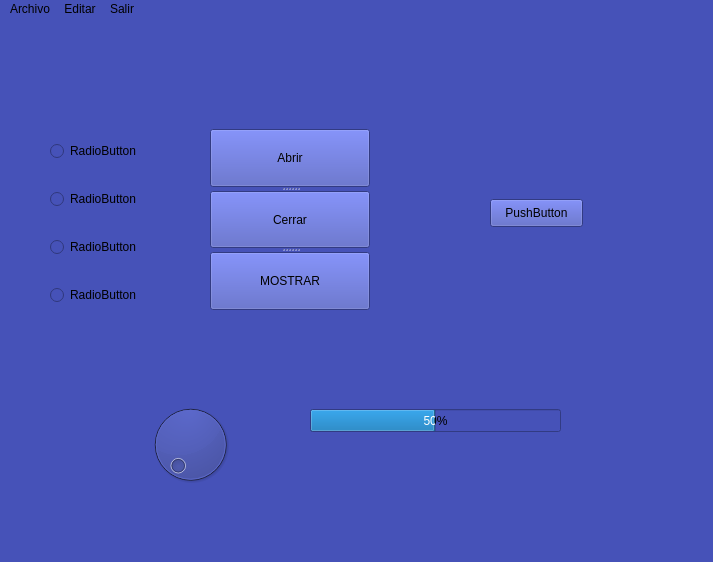
<?xml version="1.0" encoding="UTF-8"?>
<ui version="4.0">
 <class>MainWindow</class>
 <widget class="QMainWindow" name="MainWindow">
  <property name="geometry">
   <rect>
    <x>0</x>
    <y>0</y>
    <width>713</width>
    <height>562</height>
   </rect>
  </property>
  <property name="windowTitle">
   <string>MainWindow</string>
  </property>
  <property name="styleSheet">
   <string notr="true">background-color: rgb(70, 82, 184);</string>
  </property>
  <widget class="QWidget" name="centralwidget">
   <widget class="QWidget" name="gridLayoutWidget">
    <property name="geometry">
     <rect>
      <x>210</x>
      <y>110</y>
      <width>160</width>
      <height>181</height>
     </rect>
    </property>
    <layout class="QGridLayout" name="gridLayout">
     <item row="0" column="0">
      <widget class="QSplitter" name="splitter">
       <property name="orientation">
        <enum>Qt::Vertical</enum>
       </property>
       <widget class="QPushButton" name="ABRIR">
        <property name="text">
         <string>Abrir</string>
        </property>
       </widget>
       <widget class="QPushButton" name="CERRAR">
        <property name="text">
         <string>Cerrar</string>
        </property>
       </widget>
       <widget class="QPushButton" name="MOSTRAR">
        <property name="text">
         <string>MOSTRAR</string>
        </property>
       </widget>
      </widget>
     </item>
    </layout>
   </widget>
   <widget class="QWidget" name="gridLayoutWidget_2">
    <property name="geometry">
     <rect>
      <x>50</x>
      <y>100</y>
      <width>131</width>
      <height>211</height>
     </rect>
    </property>
    <layout class="QGridLayout" name="gridLayout_2">
     <item row="3" column="0">
      <widget class="QRadioButton" name="radioButton_2">
       <property name="text">
        <string>RadioButton</string>
       </property>
      </widget>
     </item>
     <item row="0" column="0">
      <widget class="QRadioButton" name="radioButton">
       <property name="text">
        <string>RadioButton</string>
       </property>
      </widget>
     </item>
     <item row="2" column="0">
      <widget class="QRadioButton" name="radioButton_3">
       <property name="text">
        <string>RadioButton</string>
       </property>
      </widget>
     </item>
     <item row="1" column="0">
      <widget class="QRadioButton" name="radioButton_4">
       <property name="text">
        <string>RadioButton</string>
       </property>
      </widget>
     </item>
    </layout>
   </widget>
   <widget class="QDial" name="dial">
    <property name="geometry">
     <rect>
      <x>130</x>
      <y>380</y>
      <width>121</width>
      <height>91</height>
     </rect>
    </property>
    <property name="maximum">
     <number>100</number>
    </property>
   </widget>
   <widget class="QProgressBar" name="progressBar">
    <property name="geometry">
     <rect>
      <x>310</x>
      <y>390</y>
      <width>251</width>
      <height>23</height>
     </rect>
    </property>
    <property name="value">
     <number>50</number>
    </property>
   </widget>
   <widget class="QPushButton" name="pushButton">
    <property name="geometry">
     <rect>
      <x>490</x>
      <y>180</y>
      <width>93</width>
      <height>28</height>
     </rect>
    </property>
    <property name="text">
     <string>PushButton</string>
    </property>
   </widget>
  </widget>
  <widget class="QMenuBar" name="menubar">
   <property name="geometry">
    <rect>
     <x>0</x>
     <y>0</y>
     <width>713</width>
     <height>21</height>
    </rect>
   </property>
   <widget class="QMenu" name="menuArchivo">
    <property name="title">
     <string>Archivo</string>
    </property>
    <addaction name="actionAbrir"/>
    <addaction name="actionCerrar"/>
    <addaction name="actionCrear"/>
    <addaction name="separator"/>
    <addaction name="actionNuevo"/>
   </widget>
   <widget class="QMenu" name="menuEditar">
    <property name="title">
     <string>Editar</string>
    </property>
    <addaction name="actioncambiar_color"/>
   </widget>
   <widget class="QMenu" name="menuSalir">
    <property name="title">
     <string>Salir</string>
    </property>
   </widget>
   <addaction name="menuArchivo"/>
   <addaction name="menuEditar"/>
   <addaction name="menuSalir"/>
  </widget>
  <widget class="QStatusBar" name="statusbar"/>
  <action name="actionAbrir">
   <property name="text">
    <string>Abrir</string>
   </property>
  </action>
  <action name="actionCerrar">
   <property name="text">
    <string>Cerrar</string>
   </property>
  </action>
  <action name="actionCrear">
   <property name="text">
    <string>Crear</string>
   </property>
  </action>
  <action name="actionNuevo">
   <property name="text">
    <string>Nuevo</string>
   </property>
  </action>
  <action name="actioncambiar_color">
   <property name="text">
    <string>cambiar color</string>
   </property>
  </action>
 </widget>
 <resources/>
 <connections>
  <connection>
   <sender>dial</sender>
   <signal>sliderMoved(int)</signal>
   <receiver>progressBar</receiver>
   <slot>setValue(int)</slot>
   <hints>
    <hint type="sourcelabel">
     <x>247</x>
     <y>432</y>
    </hint>
    <hint type="destinationlabel">
     <x>372</x>
     <y>427</y>
    </hint>
   </hints>
  </connection>
 </connections>
</ui>
